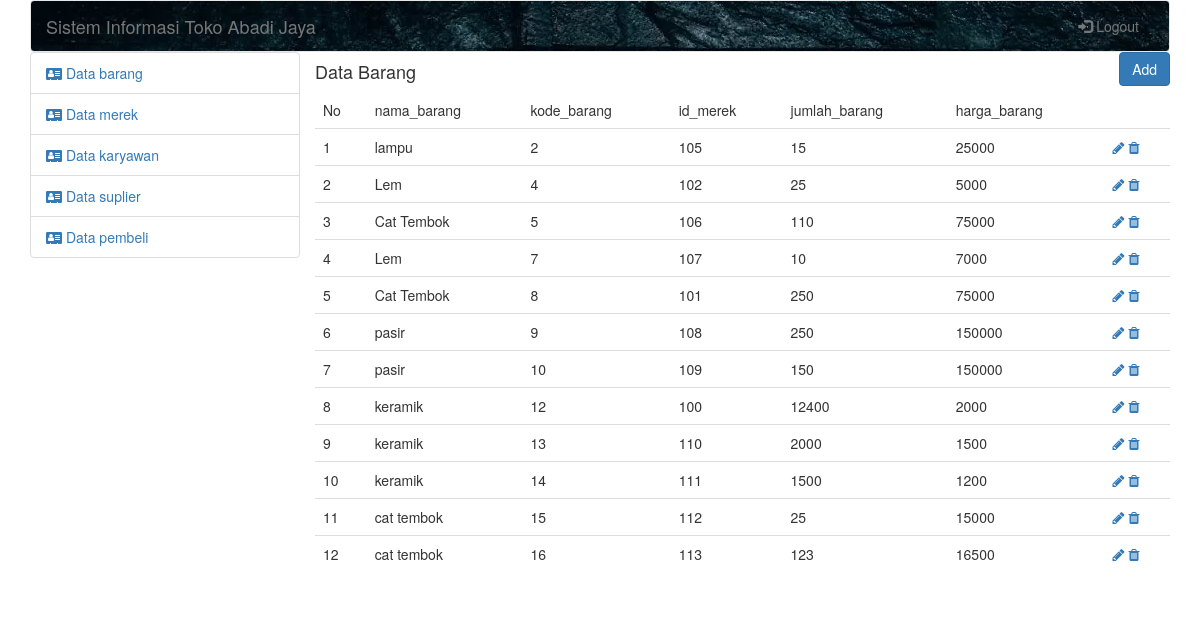
Screenshot of /SIBANG/admin/index.php?mod=barang (signed in) with the database file from the repository.
### tables this page shows
CREATE TABLE `barang` (
  `kode_barang` int(11) NOT NULL,
  `id_merek` int(11) NOT NULL,
  `nama_barang` varchar(100) NOT NULL,
  `harga_barang` float NOT NULL,
  `jumlah_barang` int(10) NOT NULL
);

### SIBANG/config/config.php (called while the page is built, shortened)
<?php
class config {
    function auth(){
        if(isset($_SESSION['login']['email'])){
          return true;
        }else{
           return false;
        }
    }
}
?>

### SIBANG/admin/views/barang/tampil.php (the view)
<div class="row">
    <div class="pull-left">
        <h4>Data Barang</h4>
    </div>
    <div class="pull-right">
        <a href="index.php?mod=barang&page=add">
            <button class="btn btn-primary">Add</button>
        </a>
    </div>
</div>
<div class="row">
    <table class="table">
        <thead>
            <tr>
                <td>
                    No
                </td>
                <td>nama_barang</td><td>kode_barang</td><td>id_merek</td><td>jumlah_barang</td><td>harga_barang</td>
            </tr>
        </thead>
        <tbody>
            <?php if($barang != NULL){
                $no=1;
                foreach($barang as $row){?>
                    <tr>
                        <td><?=$no;?></td><td><?=$row['nama_barang']?></td><td><?=$row['kode_barang'];?></td><td><?=$row['id_merek']?></td><td><?=$row['jumlah_barang']?></td>
                        <td><?=$row['harga_barang']?></td>
                        <td>
                            <a href="index.php?mod=barang&page=edit&id=<?=($row['kode_barang'])?>"><i class="fa fa-pencil"></i> </a>
                            <a href="index.php?mod=barang&page=delete&id=<?=($row['kode_barang'])?>"><i class="fa fa-trash"></i> </a>
                        </td>
                    </tr>
               <?php $no++; }
            }?>
        </tbody>
    </table>
</div>

### SIBANG/admin/index.php (shortened to what this page needs)
<?php
include_once '../config/Config.php';
$con = new Config();
if($con->auth()){
    switch (@$_GET['mod']){
        case 'barang':
        include_once 'controller/barang.php';
        break;
    }
}else{
    include_once 'controller/login.php';
}
?>

### SIBANG/admin/controller/barang.php (shortened to what this page needs)
<?php
$con->auth();
$conn=$con->koneksi();
switch (@$_GET['page']){
default;
$sql="select * from barang";
$barang=$conn->query($sql);
include_once 'views/template.php';
}
?>

### SIBANG/admin/views/template.php (shortened to what this page needs)
<!DOCTYPE html>
<html lang="en">
<head>
    <link rel="stylesheet" href="https://maxcdn.bootstrapcdn.com/bootstrap/3.4.1/css/bootstrap.min.css">
    <link rel="stylesheet" href="https://stackpath.bootstrapcdn.com/font-awesome/4.7.0/css/font-awesome.min.css">
</head>
<body>
    <div class="container ">
        <nav class="navbar navbar-default" style="background-image: url('../assets/bg.webp'); margin: 0px;">
            <div class="container-fluid">
                <div class="navbar-header">
                    <a class="navbar-brand" href="#">Sistem Informasi Toko Abadi Jaya</a>
                </div>
                <div class="collapse navbar-collapse" id="myNavbar">
                    <ul class="nav navbar-nav navbar-right">
                        <li><a href="../admin/controller/logout.php"><span class="glyphicon glyphicon-log-in"></span> Logout</a></li>
                    </ul>
                </div>
            </div>
        </nav>
        <div class="content" >
              <ul class="list-group col-md-3 col-xs-2">
                <li class="list-group-item "><a href="index.php?mode=barang"> <i class="fa fa-address-card "></i> <span class="hidden-xs">Data barang</span></a></li>
                <li class="list-group-item "><a href="index.php?mode=barang"> <i class="fa fa-address-card "></i> <span class="hidden-xs">Data merek</span></a></li>
                <li class="list-group-item "><a href="index.php?mode=barang"> <i class="fa fa-address-card "></i> <span class="hidden-xs">Data karyawan</span></a></li>
                <li class="list-group-item "><a href="index.php?mode=barang"> <i class="fa fa-address-card "></i> <span class="hidden-xs">Data suplier</span></a></li>
                <li class="list-group-item "><a href="index.php?mode=barang"> <i class="fa fa-address-card "></i> <span class="hidden-xs">Data pembeli</span></a></li>
                </ul>
            <div class="col-md-9 col-xs-10">
                <?php include_once 'views/barang/tampil.php'; ?>
            </div>
        </div>
    </div>
</body>
</html>

### rows the page displays
barang: nama_barang "lampu", kode_barang "2", id_merek "105", jumlah_barang "15", harga_barang "25000"
barang: nama_barang "Lem", kode_barang "4", id_merek "102", jumlah_barang "25", harga_barang "5000"
barang: nama_barang "Cat Tembok", kode_barang "5", id_merek "106", jumlah_barang "110", harga_barang "75000"
barang: nama_barang "Lem", kode_barang "7", id_merek "107", jumlah_barang "10", harga_barang "7000"
barang: nama_barang "Cat Tembok", kode_barang "8", id_merek "101", jumlah_barang "250", harga_barang "75000"
barang: nama_barang "pasir", kode_barang "9", id_merek "108", jumlah_barang "250", harga_barang "150000"
barang: nama_barang "pasir", kode_barang "10", id_merek "109", jumlah_barang "150", harga_barang "150000"
barang: nama_barang "keramik", kode_barang "12", id_merek "100", jumlah_barang "12400", harga_barang "2000"
barang: nama_barang "keramik", kode_barang "13", id_merek "110", jumlah_barang "2000", harga_barang "1500"
barang: nama_barang "keramik", kode_barang "14", id_merek "111", jumlah_barang "1500", harga_barang "1200"
barang: nama_barang "cat tembok", kode_barang "15", id_merek "112", jumlah_barang "25", harga_barang "15000"
barang: nama_barang "cat tembok", kode_barang "16", id_merek "113", jumlah_barang "123", harga_barang "16500"
